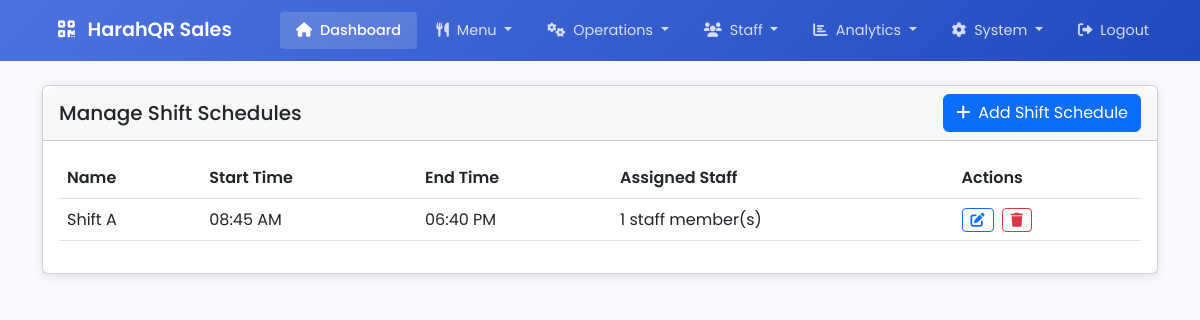
/admin/manage_shifts.php (signed in), run on the app's committed database.
### tables this page shows
CREATE TABLE `shift_schedules` (
  `schedule_id` int(11) NOT NULL,
  `name` varchar(50) NOT NULL,
  `start_time` time NOT NULL,
  `end_time` time NOT NULL,
  `created_at` timestamp NOT NULL DEFAULT current_timestamp()
);

### admin/manage_shifts.php (the view, shortened to what this page needs)
<?php
require_once '../config/database.php';
$stmt = $conn->query("
    SELECT s.*,
           COUNT(DISTINCT ss.staff_shift_id) as assigned_count
    FROM shift_schedules s
    LEFT JOIN staff_shifts ss ON s.schedule_id = ss.schedule_id
    GROUP BY s.schedule_id
    ORDER BY s.start_time
");
$schedules = $stmt->fetchAll(PDO::FETCH_ASSOC);
?>
<?php include 'components/header.php'; ?>
<?php include 'components/navbar.php'; ?>
    <div class="container mt-4">
        <div class="card">
            <div class="card-header d-flex justify-content-between align-items-center">
                <h5 class="mb-0">Manage Shift Schedules</h5>
                <button type="button" class="btn btn-primary" data-bs-toggle="modal" data-bs-target="#addShiftModal">
                    <i class="fas fa-plus me-2"></i>Add Shift Schedule
                </button>
            </div>
            <div class="card-body">
                <div class="table-responsive">
                    <table class="table">
                        <thead>
                            <tr>
                                <th>Name</th>
                                <th>Start Time</th>
                                <th>End Time</th>
                                <th>Assigned Staff</th>
                                <th>Actions</th>
                            </tr>
                        </thead>
                        <tbody>
                            <?php foreach ($schedules as $schedule): ?>
                            <tr>
                                <td><?php echo htmlspecialchars($schedule['name']); ?></td>
                                <td><?php echo date('h:i A', strtotime($schedule['start_time'])); ?></td>
                                <td><?php echo date('h:i A', strtotime($schedule['end_time'])); ?></td>
                                <td><?php echo $schedule['assigned_count']; ?> staff member(s)</td>
                                <td>
                                    <button type="button" class="btn btn-sm btn-outline-primary me-1"
                                            onclick="editShift(<?php echo htmlspecialchars(json_encode($schedule)); ?>)">
                                        <i class="fas fa-edit"></i>
                                    </button>
                                    <button type="button" class="btn btn-sm btn-outline-danger"
                                            onclick="deleteShift(<?php echo $schedule['schedule_id']; ?>)">
                                        <i class="fas fa-trash"></i>
                                    </button>
                                </td>
                            </tr>
                            <?php endforeach; ?>
                        </tbody>
                    </table>
                </div>
            </div>
        </div>
    </div>

### admin/manage_shifts.php (style rules this page uses)
:root { --primary-color: #4e73df; --secondary-color: #858796; --success-color: #1cc88a; }
.card { border: none; border-radius: 15px; box-shadow: 0 2px 10px rgba(0,0,0,0.1); }
.card-header { background: white; border-bottom: 2px solid #f8f9fc; padding: 1.5rem; border-radius: 15px 15px 0 0 !important; }
.btn-primary { background: var(--primary-color); border: none; padding: 8px 20px; border-radius: 25px; }
.table th { border-top: none; font-weight: 600; color: var(--secondary-color); }
.table td { vertical-align: middle; }

### data on the page
shift_schedules: name "Shift A", start_time "08:45 AM", end_time "06:40 PM", assigned_count "1"
